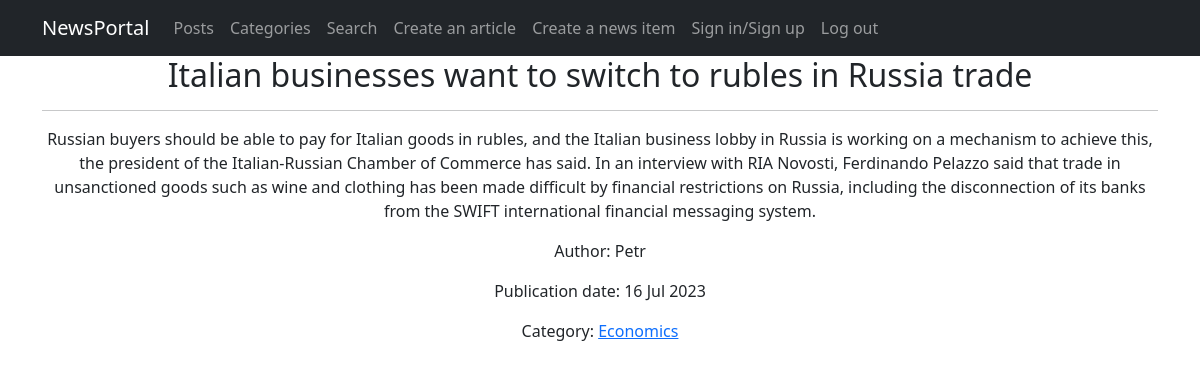
The app's page /news_portal/183 with its own data.
### news_portal/models.py (models this page shows, shortened)
class Post(models.Model):
    post_type = models.CharField(max_length=2, choices=POST_TYPE, default=article)
    post_pub_date = models.DateTimeField(auto_now_add=True)
    post_header = models.CharField(max_length=255, null=False)
    post_text = models.TextField(null=False)
    post_rating = models.SmallIntegerField(default=0)
    post_auth = models.ForeignKey(Author, on_delete=models.CASCADE)
    post_cat = models.ManyToManyField(Category, through='PostCategory')

class Author(models.Model):
    auth_user = models.OneToOneField(User, on_delete=models.CASCADE)
    auth_rating = models.SmallIntegerField(default=0)
    def __str__(self):
        return self.auth_user.username

class Category(models.Model):
    cat_name = models.CharField(max_length=100, unique=True)
    subscribers = models.ManyToManyField(User, through='SubscribedUsersCategory')
    def get_url(self):
        return reverse('category', args=[self.cat_name])

### news_portal/views.py (the view)
# urls.py: path('<int:pk>', cache_page(60 * 5)(PostDetail.as_view()), name='post_detail'),
class PostDetail(DetailView):
    model = Post
    template_name = 'post.html'
    context_object_name = 'post'

### news_portal/templatetags/custom_filters.py (called while the page is built)
@register.filter()
def censor(value):
    censored_words = ['ass', 'bitch', 'cock', 'fuck']
    cen_text = value.split()
    for i in censored_words:
        for words in cen_text:
            if i in words:
                psn_in_text = cen_text.index(words)
                cen_text.remove(words)
                cen_text.insert(psn_in_text, i[0] + '*' * (len(i)-1))
    return " ".join(cen_text)

### templates/post.html (shortened to what this page needs)
{% extends 'fpages/default.html' %}
{% load custom_filters %}!
{% block content %}
<h2> {{ post.post_header|censor }} </h2>
<hr>
    <p> {{ post.post_text|censor }} </p>
    <p> Author: {{ post.post_auth }} </p>
    <p> Publication date: {{ post.post_pub_date|date:'d M Y' }} </p>
    {% for category in post.post_cat.all %}
        <p>Category: <a href="{{ category.get_url }}">  {{ category.cat_name }} </a></p>
    {% endfor %}
{% endblock content %}

### records on screen
Post: post_header|censor "Italian businesses want to switch to rubles in Russia trade", post_text|censor "Russian buyers should be able to pay for Italian goods in rubles, and the Italian business lobby in Russia is working on a mechanism to achieve this, the president of the Italian-Russian Chamber of Commerce has said. In an interview with RIA Novosti, Ferdinando Pelazzo said that trade in unsanctioned goods such as wine and clothing has been made difficult by financial restrictions on Russia, including the disconnection of its banks from the SWIFT international financial messaging system.", post_auth "Petr", post_pub_date "16 Jul 2023"
Category: cat_name "Economics"
